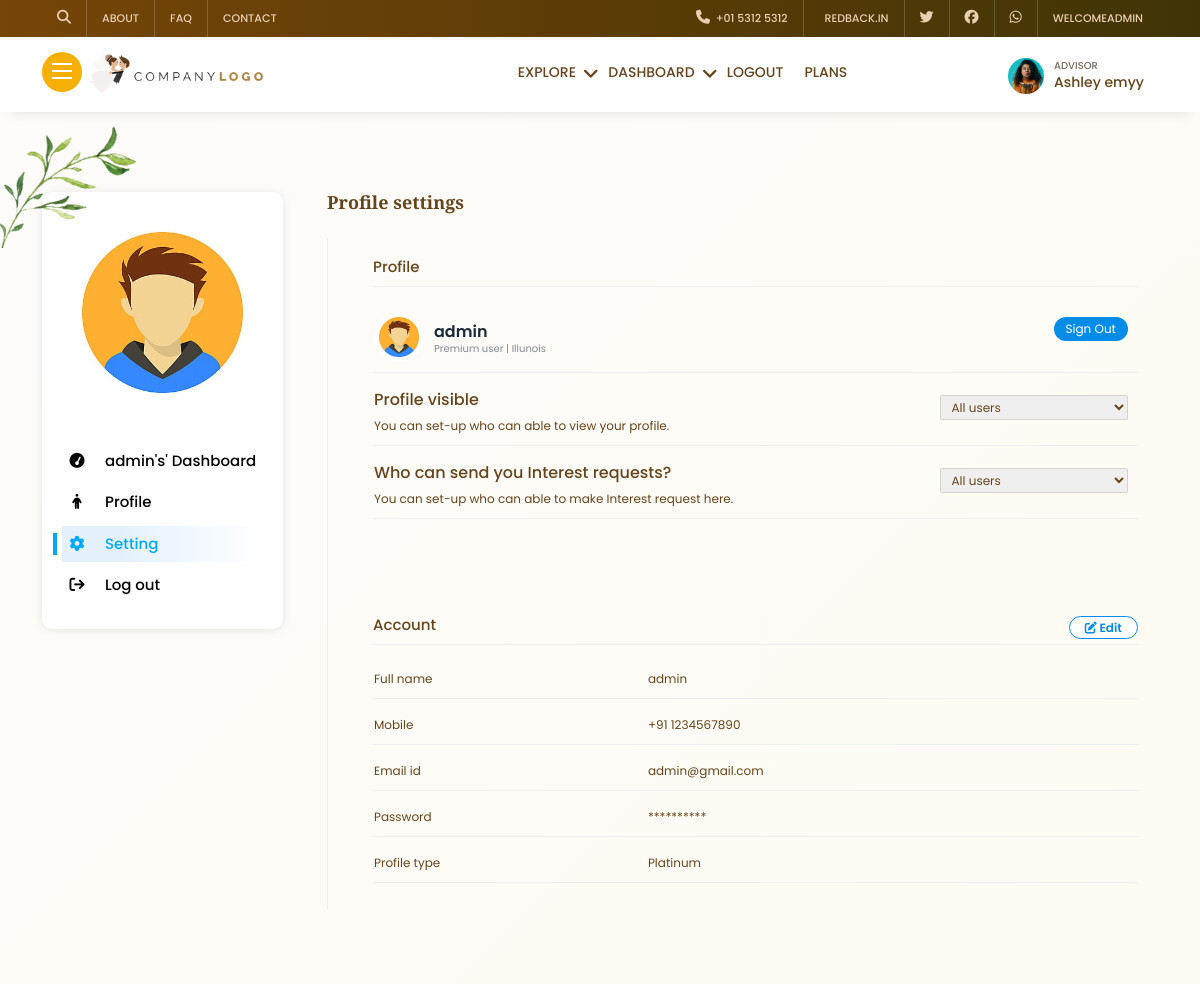
The page /dashboard-setting/ (signed in, upper part) on the database as committed earlier.
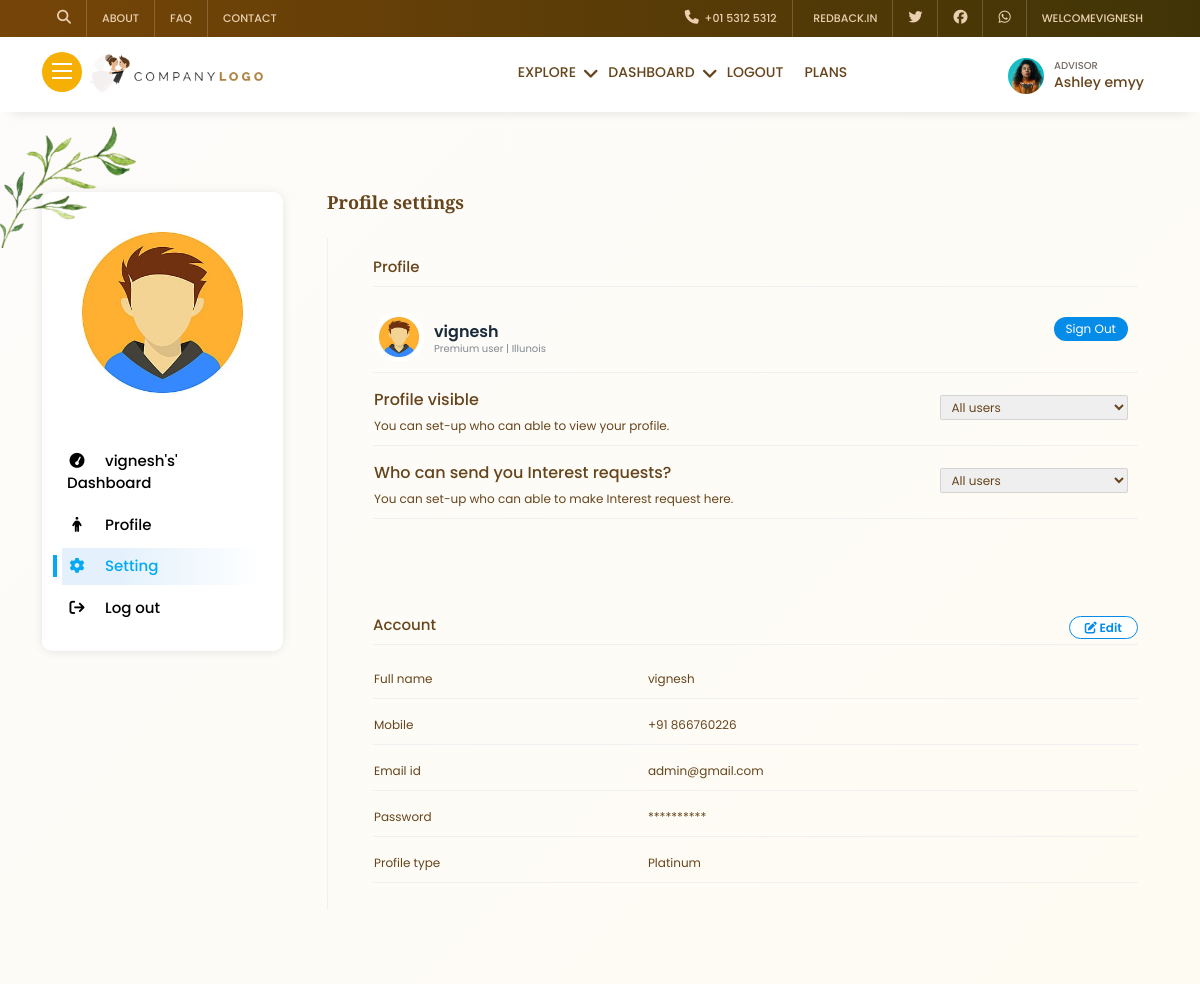
The same page on the database as committed later.
### app/models.py (models this page shows, shortened)
class User(AbstractBaseUser,PermissionsMixin):
    email = models.EmailField(max_length=255, unique=True)
    name = models.CharField(max_length=255)
    phone = models.CharField(max_length=15)
    is_active = models.BooleanField(default=True)
    is_admin = models.BooleanField(default=False)
    is_superuser=models.BooleanField(default=False)
    objects = UserManager()
    USERNAME_FIELD = 'email'
    REQUIRED_FIELDS = ['name', 'phone']

### app/views/dashboardview.py (the view)
# urls.py: path('dashboard-setting/', dashboardview.dashboardsetting, name='dashboardsetting'),
def dashboardsetting(request):
    user = request.user.id
    print(user)
    try:
        biodata = Biodata.objects.get(user_id=user)
        print(biodata.age)
        context={'biodata':biodata,
                'user':user,
                'phone':request.user.phone,
                'email':request.user.email,
                'name':request.user.name
                }
        return render(request,'pages/dashboard_setting.html',context)
    except Exception as e:
        messages.warning(request,'Please add your biodata first')
        return redirect('biodata')

### templates/pages/dashboard_setting.html (shortened to what the changed rows need)
{% extends 'base/base.html' %}
{% load static %}
{% block content %}
    <section>
        <div class="db">
            <div class="container">
                <div class="row">
                    <div class="col-md-4 col-lg-3">
                        <div class="db-nav">
                            <div class="db-nav-list">
                                <ul>
                                    <li><a href="{% url 'dashboard' %}" ><i class="fa fa-tachometer" aria-hidden="true"></i>{{name}}'s' Dashboard</a></li>
                                </ul>
                            </div>
                        </div>
                    </div>
                    <div class="col-md-8 col-lg-9">
                        <div class="row">
                            <div class="col-md-12 db-sec-com">
                                <h2 class="db-tit">Profile settings</h2>
                                <div class="col7 fol-set-rhs">
                                    <div class="ms-write-post fol-sett-sec sett-rhs-pro" style="">
                                        <div class="fol-sett-box">
                                            <ul>
                                                <li>
                                                    <div class="sett-lef">
                                                        <div class="auth-pro-sm sett-pro-wid">
                                                            <div class="auth-pro-sm-desc">
                                                                <h5>{{request.user.name}}</h5>
                                                                <p>Premium user | Illunois</p>
                                                            </div>
                                                        </div>
                                                    </div>
                                                </li>
                                            </ul>
                                        </div>
                                    </div>
                                    <div class="ms-write-post fol-sett-sec sett-rhs-acc" style="">
                                        <div class="fol-sett-box sett-acc-view sett-two-tab">
                                            <ul>
                                                <li>
                                                    <div>Full name</div>
                                                    <div>{{request.user.name}}</div>
                                                </li>
                                                <li>
                                                    <div>Mobile</div>
                                                    <div>+91 {{request.user.phone}}</div>
                                                </li>
                                                <li>
                                                    <div>Email id</div>
                                                    <div>{{request.user.email}}</div>
                                                </li>
                                            </ul>
                                        </div>
                                    </div>
                                </div>
                            </div>
                        </div>
                    </div>
                </div>
            </div>
        </div>
    </section>
    {% endblock content %}

### templates/inc/home/headersection.html (shortened to what this page needs)
    {% load static %}
    <div class="head-top">
        <div class="container">
            <div class="row">
                <div class="lhs">
                    <ul>
                        <li><a href="#!" class="ser-open"><i class="fa fa-search" aria-hidden="true"></i></a></li>
                        <li><a href="{% url 'about' %}">About</a></li>
                        <li><a href="{% url 'faq' %}">FAQ</a></li>
                        <li><a href="{% url 'contact' %}">Contact</a></li>
                    </ul>
                </div>
                <div class="rhs">
                    <ul>
                        <li><a href="tel:+9704462944"><i class="fa fa-phone" aria-hidden="true"></i> &nbsp;+01 5312
                                5312</a></li>
                        <li><a href="mailto:info@example.com">&nbsp; redback.in</a></li>
                        <li><a href="#!"><i class="fa-brands fa-twitter"></i></a></li>
                        <li><a href="#!"><i class="fa-brands fa-facebook"></i></a></li>
                        <li><a href="#!"><i class="fa-brands fa-whatsapp"></i></a></li>
                        {% if request.user.is_authenticated %}
                        <li><a href="#!">welcome{{ request.user.name }}</a></li>
                        {% endif %}
                    </ul>
                </div>
            </div>
        </div>
    </div>
    <div class="hom-top">
        <div class="container">
            <div class="row">
                <div class="hom-nav">
                    <div class="logo">
                        <span class="menu desk-menu">
                            <i></i><i></i><i></i>
                        </span>
                        <a href="{% url 'home' %}" class="logo-brand"><img src="{% static 'images/logo-b.png' %}" alt="" loading="lazy"
                                class="ic-logo"></a>
                    </div>
                    <div class="bl">
                        <ul>
                            <li class="smenu-pare">
                                <span class="smenu">Explore</span>
                            </li>
                            {% if request.user.is_authenticated %}
                            <li class="smenu-pare">
                                <span class="smenu">Dashboard</span>
                            </li>
                            <li><a href="{% url 'logout' %}">Logout</a></li>
                            {% else %}
                            <li><a href="{% url 'register' %}">Register</a></li>
                            <li><a href="{% url 'login' %}">login</a></li>
                            {% endif %}
                            <li><a href="{% url 'plan' %}">Plans</a></li>
                        </ul>
                    </div>
                    <div class="al">
                        <div class="head-pro">
                            <img src="{% static 'images/og/emp1.jpg' %}" alt="" loading="lazy">
                            <b>Advisor</b><br>
                            <h4>Ashley emyy</h4>
                            <span class="fclick"></span>
                        </div>
                    </div>
                </div>
            </div>
        </div>
    </div>

Rows that differ between the two databases and show on the page:
changed User "admin@gmail.com": user.name "ADMIN" → "VIGNESH"; name "admin" → "vignesh"; user.name "admin" → "vignesh"; user.phone "1234567890" → "866760226"
